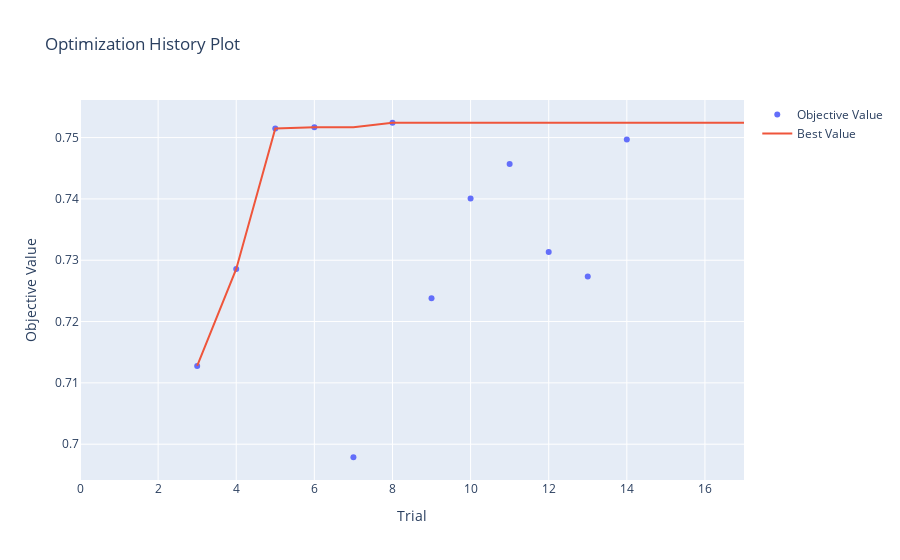

The notebook cell saved with this chart:
### Code cell
# visualize the study
study = studies["LGATr_L_cos_sim"]
print(study.best_params)
# Best value:
print(study.best_value)
optuna.visualization.plot_optimization_history(study)

### Figure 1 — Plotly figure (JSON) as saved in the notebook; plotly's stock layout.template omitted (floating-point values rounded to 4 significant figures)
{"data": [{"mode": "markers", "name": "Objective Value", "x": [3, 4, 5, 6, 7, 8, 9, 10, 11, 12, 13, 14], "y": [0.7128, 0.7286, 0.7515, 0.7517, 0.6979, 0.7524, 0.7238, 0.7401, 0.7457, 0.7313, 0.7273, 0.7497], "type": "scatter"}, {"mode": "lines", "name": "Best Value", "x": [0, 1, 2, 3, 4, 5, 6, 7, 8, 9, 10, 11, 12, 13, 14, 15, 16, 17], "y": [null, null, null, 0.7128, 0.7286, 0.7515, 0.7517, 0.7517, 0.7524, 0.7524, 0.7524, 0.7524, 0.7524, 0.7524, 0.7524, 0.7524, 0.7524, 0.7524], "type": "scatter"}, {"marker": {"color": "#cccccc"}, "mode": "markers", "name": "Infeasible Trial", "showlegend": false, "x": [], "y": [], "type": "scatter"}], "layout": {"title": {"text": "Optimization History Plot"}, "xaxis": {"title": {"text": "Trial"}}, "yaxis": {"title": {"text": "Objective Value"}}}}
